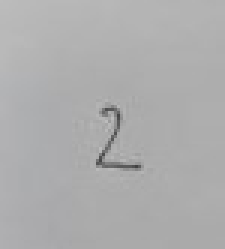
//> input picture classProjectStuff/365/proj5/365proj5/numpics/2.jpg, 75 x 83 px, given in place of base2.jpg, which was not available (shown 3 times larger)
$ ./oof   (built with g++ and OpenCV 4)
//> lines starting //> are read from the running program, lines starting //| are printed output that depends on the picture; pictures that were not available may be replaced by others from this repository, and a replacement may not be noted
#include <opencv2/opencv.hpp>
#include <cstdio>
#include <cstdlib>
#include <dirent.h>
#include <cstring>


int main(int argc, char *argv[])
{
	int prevrow = 0;
	cv::Mat img = cv::imread("base2.jpg");
//> img is the input picture: 83 rows x 75 cols, CV_8UC3; mean B, G, R 173.7, 173.2, 173.2

	cv::Mat halfimg = cv::Mat(img, cv::Rect(0,prevrow,img.cols,img.rows/3));
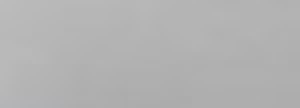
//> halfimg: 27 rows x 75 cols, CV_8UC3 (shown 4 times larger); mean B, G, R 178.3, 178.3, 178.3

	cv::imwrite("test1.jpg", halfimg);
	prevrow += img.rows/3;
//> prevrow = 27
	cv::Mat halfimg2 = cv::Mat(img, cv::Rect(0,prevrow,img.cols,img.rows/3));
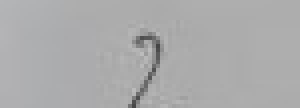
//> halfimg2: 27 rows x 75 cols, CV_8UC3 (shown 4 times larger); mean B, G, R 171.9, 171.3, 171.1

	cv::imwrite("test2.jpg", halfimg2);

}

$ run again, on classProjectStuff/365/proj5/365proj5/numpics/3.jpg
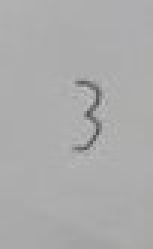
//> input picture classProjectStuff/365/proj5/365proj5/numpics/3.jpg, 51 x 83 px, given in place of base2.jpg, which was not available (shown 3 times larger)
//> img is the input picture: 83 rows x 51 cols, CV_8UC3; mean B, G, R 171.4, 171.5, 171.5
//> `cv::Mat halfimg2 = cv::Mat(img, cv::Rect(0,prevrow,img.cols,img.rows/3..`:
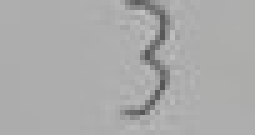
//> halfimg2: 27 rows x 51 cols, CV_8UC3 (shown 5 times larger); mean B, G, R 170.2, 170.5, 170.5

$ run again, on classProjectStuff/365/proj5/365proj5/numpics/4.jpg
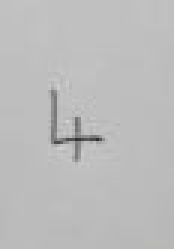
//> input picture classProjectStuff/365/proj5/365proj5/numpics/4.jpg, 58 x 83 px, given in place of base2.jpg, which was not available (shown 3 times larger)
//> img is the input picture: 83 rows x 58 cols, CV_8UC3; mean B, G, R 187.9, 187.9, 187.9
//> `cv::Mat halfimg2 = cv::Mat(img, cv::Rect(0,prevrow,img.cols,img.rows/3..`:
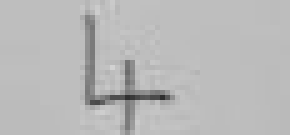
//> halfimg2: 27 rows x 58 cols, CV_8UC3 (shown 5 times larger); min 46, max 210, mean 185.3
